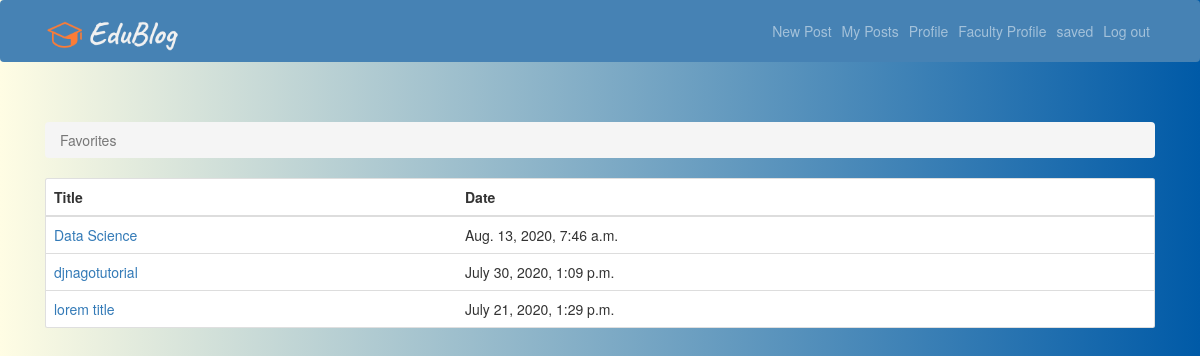
/posts/favourites/ (signed in), run on an earlier commit of the app's database.
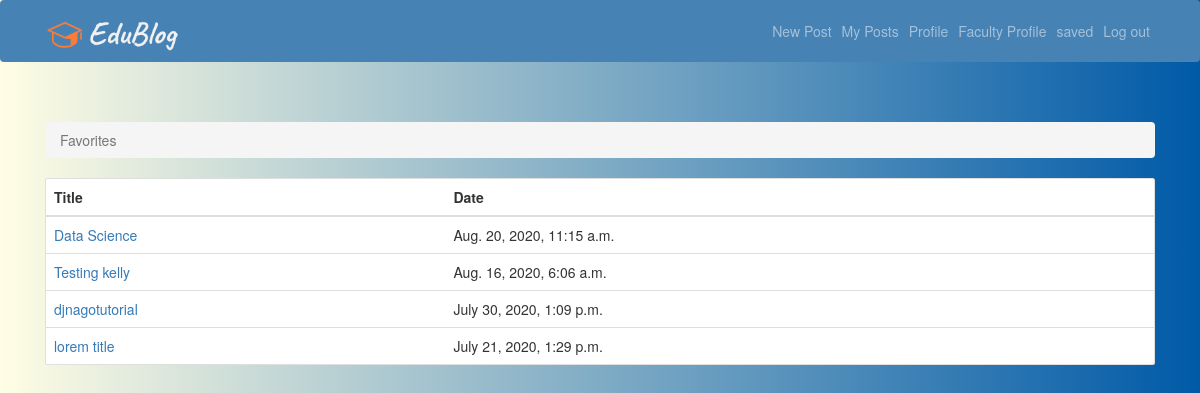
And on a later commit of the database.
### posts/models.py (models this page shows, shortened)
class Post(models.Model):
    user = models.ForeignKey(User, related_name='posts',
                             on_delete=models.CASCADE)
    title=models.CharField(max_length=50)
    created_at = models.DateTimeField(auto_now=True)
    message =  RichTextField(blank=True,null=True)
    message_html = models.TextField(editable=False)
    likes = models.ManyToManyField(User, related_name='likes', blank=True)
    favourite = models.ManyToManyField(User, related_name='favorite', blank=True)
    pdf = models.FileField(null=True,blank=True)
    class Meta:
        ordering = ['-created_at']
        unique_together = ['user', 'message']

### posts/views.py (the view)
# urls.py: path('favourites/', views.post_favourite_list, name="post_favourite_list"),
@login_required
def post_favourite_list(request):
    user = request.user
    favourite_posts = user.favorite.all()
    context = {
        'favourite_posts': favourite_posts,
    }
    return render(request, 'posts/post_favourite_list.html', context)

### posts/templates/posts/post_favourite_list.html
{% extends 'base.html' %}
{% block content %}
  <nav aria-label="breadcrumb">
    <ol class="breadcrumb">
      <li class="breadcrumb-item active" aria-current="page">Favorites</li>
    </ol>
  </nav>
  <div class="card">
    <table class="table mb-0">
      <thead>
        <tr>
          <th>Title</th>
          <th>Date</th>
        </tr>
      </thead>
      <tbody>
        {% for post in favourite_posts %}
          <tr>
            <td class="align-middle"><a href="{% url 'posts:post-detail' post.pk %}">{{ post.title }}</a></td>
            <td class="align-middle">{{post.created_at }}</td>
          </tr>
        {% empty %}
          <tr>
            <td class="bg-light text-center font-italic" colspan="5">You haven't favorited any post yet.</td>
          </tr>
        {% endfor %}
      </tbody>
    </table>
  </div>
{% endblock %}

What changed in the data, as far as the page shows it:
changed Post "Data Science": created_at "Aug. 13, 2020, 7:46 a.m." → "Aug. 20, 2020, 11:15 a.m."
now on this page (row edited): Post: title "Testing kelly", created_at "Aug. 16, 2020, 6:06 a.m."
